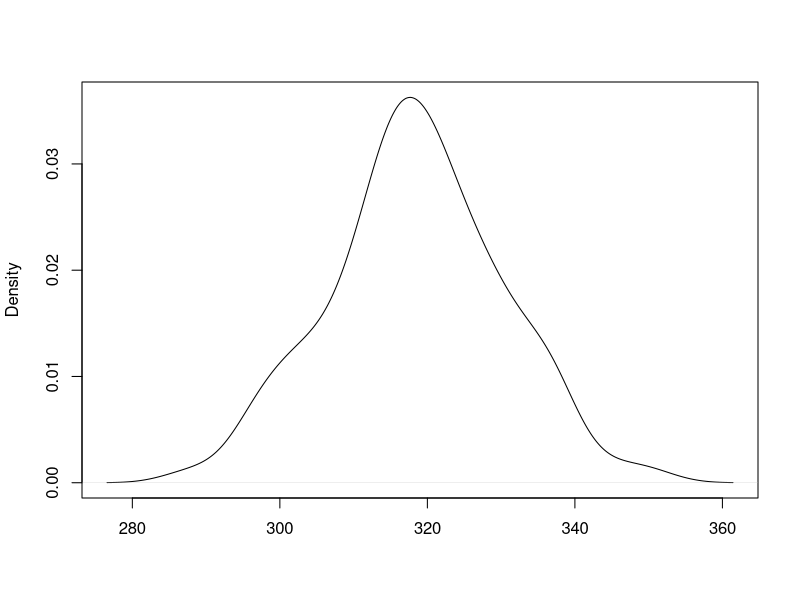

R code for this plot:
## ---- chunk 1
knitr::opts_chunk$set(echo = TRUE)
## ---- chunk 2

data = c(324,296,313,323,312,321,322,301,337,322,301,328,312,318,327,315,319,317,309,334,
326,322,314,335,313,322,319,325,312,300,339,328,298,298,337,322,303,314,315,310,
312,315,331,322,321,336,328,315,338,318,325,314,297,303,322,314,317,330,318,320,
332,319,325,319,307,305,316,330,318,335,332,288,322,334,295,318,329,305,310,304,
317,316,316,307,309,309,328,317,317,322,303,350,309,327,345,329,338,311,316,324)

plot(density(data), main = "", sub = "", xlab = "")
# Параметры для расчетов
n = 100
y = 0.95                                            
## ---- chunk 3
t = 1.984
# найдем выборочное стандартное отклонение
s = sd(data)            
s
# найдем выборочное среднее
x = mean(data)                                                 
x
# найдем левую границу интервала
x - (t * s) / sqrt(n)
# найдем правую границу интервала
x + (t * s) / sqrt(n)                               
## ---- chunk 4
q = 0.143
# найдем выборочное среднеквадр. отклонение
v = sd(data)
# найдем левую границу интервала
(v * (1 - q)) ^ 2                                           
# найдем правую границу интервала
(v * (1 + q)) ^ 2                           
